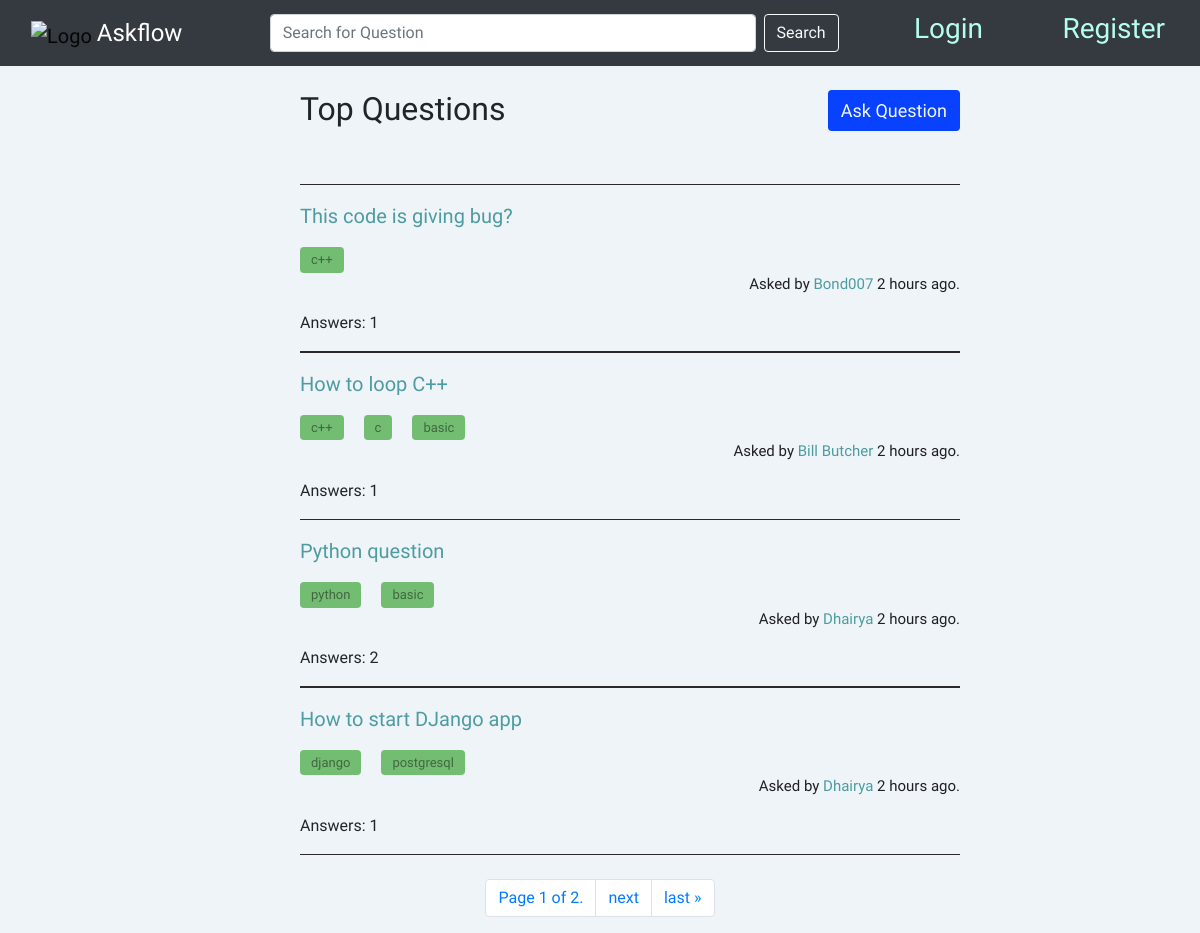
The page / on the database its author committed.
### overflow/models.py (models this page shows, shortened)
class Question(models.Model):
    title = models.CharField(max_length=500)
    body = models.TextField()
    upvotes = models.IntegerField(default=0)
    downvotes = models.IntegerField(default=0)
    user = models.ForeignKey(
        User, on_delete=models.CASCADE, related_name="get_questions"
    )
    date = models.DateTimeField(auto_now_add=True)
    no_answer = models.IntegerField(default=0)
    verified_answer = models.BooleanField(default=False)

class Tags(models.Model):
    tag = models.CharField(max_length=50)
    question = models.ForeignKey(
        Question, on_delete=models.CASCADE, related_name="get_tags"
    )
    class Meta:
        unique_together = (
            "tag",
            "question",
        )

class User(AbstractUser):
    joined_date = models.DateTimeField(auto_now_add=True)
    answers = models.IntegerField(default=0)
    questions = models.IntegerField(default=0)

### overflow/views.py (the view)
# urls.py: path("", views.index, name="index"),
def index(request):
    if request.method == "POST":
        sample = request.POST["search"].strip()
        if sample == None or sample == "":
            return HttpResponseRedirect(reverse("index"))
        questions = Question.objects.all().order_by("-date")
        obj = []
        for q in questions:
            if sample.lower() in q.title.lower():
                t = Tags.objects.filter(question=q)  # Filtering tags
                dd = datetime.now(timezone.utc) - q.date
                min = int(round(dd.total_seconds() / 60, 0))
                time = int(round(dd.total_seconds() / 3600, 0))
                if time < 1:
                    time = f"{min} minutes"
                else:
                    time = f"{time} hours"
                obj.append(
                    {
                        "que": q,
                        "tags": t,
                        "days": f"{(datetime.now(timezone.utc) - q.date).days} days",
                        "time": time,
                    }
                )
        paginator = Paginator(obj, 4)
        page_number = request.GET.get("page")
        page_obj = paginator.get_page(page_number)
        return render(
            request,
            "overflow/index.html",
            {
                "objects": page_obj,
            },
        )
    else:
        que = Question.objects.all().order_by("-date")
        obj = []
        for q in que:
            t = Tags.objects.filter(question=q)
            dd = datetime.now(timezone.utc) - q.date
            min = int(round(dd.total_seconds() / 60, 0))
            time = int(round(dd.total_seconds() / 3600, 0))
            if time < 1:
                time = f"{min} minutes"
            else:
                time = f"{time} hours"
            obj.append(
                {
                    "que": q,
                    "tags": t,
                    "days": f"{(datetime.now(timezone.utc) - q.date).days} days",
                    "time": time,
                }
            )
        paginator = Paginator(obj, 4)
        page_number = request.GET.get("page")
        page_obj = paginator.get_page(page_number)
        return render(
            request,
            "overflow/index.html",
            {
                "objects": page_obj,
            },
        )

### overflow/templates/overflow/index.html (shortened to what this page needs)
{% extends "overflow/layout.html" %}
{% block body %}
<div class="index mt-4">
    <div class="d-flex justify-content-between mb-5">
     <h2>Top Questions</h2>
     <a class="btn" style="font-size: 18px; height: 80%;" href="{% url 'askQuestion' %}">Ask Question</a>
    </div>
    {% for object in objects %}
      <hr />
      <a href="{% url 'question' object.que.id %}"><p>{{ object.que.title }}</p></a>
      <div class="d-flex justify-content-start pl-10">
        {% for tag in object.tags %}
        <a id="tag" class="btn" href="{% url 'tag' tag.tag %}">{{ tag.tag }}</a>
        {% endfor %}
      </div>
      <div class="d-flex justify-content-end">
        <p id="user">Asked by <a id="username" href="{% url 'profile' object.que.user.id %}"> {{ object.que.user.username }} </a>
        {% if object.days == "0 days" %}
            {{object.time}} ago.
        {% else %}
            {{object.days}} ago.
        {% endif %}
        </p>
        <br />
      </div>
        <p>Answers: {{object.que.no_answer}}</p>
    {% endfor %}
       <hr />
</div>
 <div class="d-flex justify-content-center mt-4">
 <nav aria-label="Page navigation example" id="foo">
  <ul class="pagination">
      <li class="page-item" ><span class="current page-link">
          Page {{ objects.number }} of {{ objects.paginator.num_pages }}.
      </span></li>
      {% if objects.has_next %}
      <li class="page-item"> <a href="?page={{ objects.next_page_number }}" class="page-link">next</a></li>
        <li class="page-item"> <a href="?page={{ objects.paginator.num_pages }}" class="page-link">last &raquo;</a></li>
      {% endif %}
    </ul>
</nav>
</div>
{% endblock %}

### overflow/static/overflow/styles.css (style rules this page uses)
body { background-color: #EFF4F8; font-family: 'Catamaran', sans-serif; }
a { text-decoration: none; }

### overflow/static/overflow/index.css (style rules this page uses)
.index { display: block; margin-top: 20px; margin-left: 25%; margin-right: 20%; }
.index .btn { background-color: rgb(8, 65, 254); color: aliceblue; }
hr { size: 3; color: black; height: 1.5px; border-width:0; background-color:rgb(43, 41, 41) }
.index a { text-decoration: none; font-size: 20px; color: #4D9CA1; font-weight: 500; }
a#tag.btn { font-size: 13px; font-weight: 500; width: fit-content; padding: 2px 10px; background-color: #73BD72; color: rgba(16, 15, 15, 0.496); margin-right: 20px; }
.d-flex.justify-content-end p#user { font-size: 15px; color: #1f2023; }
a#username { font-size: 15px; cursor: pointer; }

### rows shown on the page
Question: que "This code is giving bug?", que.user.username "Bond007", time "2 hours", que.no_answer "1"
Tags: tag "c++"
Question: que "How to loop C++", que.user.username "Bill Butcher", time "2 hours", que.no_answer "1"
Tags: tag "c++"
Tags: tag "c"
Tags: tag "basic"
Question: que "Python question", que.user.username "Dhairya", time "2 hours", que.no_answer "2"
Tags: tag "python"
Tags: tag "basic"
Question: que "How to start DJango app", que.user.username "Dhairya", time "2 hours", que.no_answer "1"
Tags: tag "django"
Tags: tag "postgresql"

### other values the page prints
{{ objects.number }} "1"
{{ objects.paginator.num_pages }} "2"
